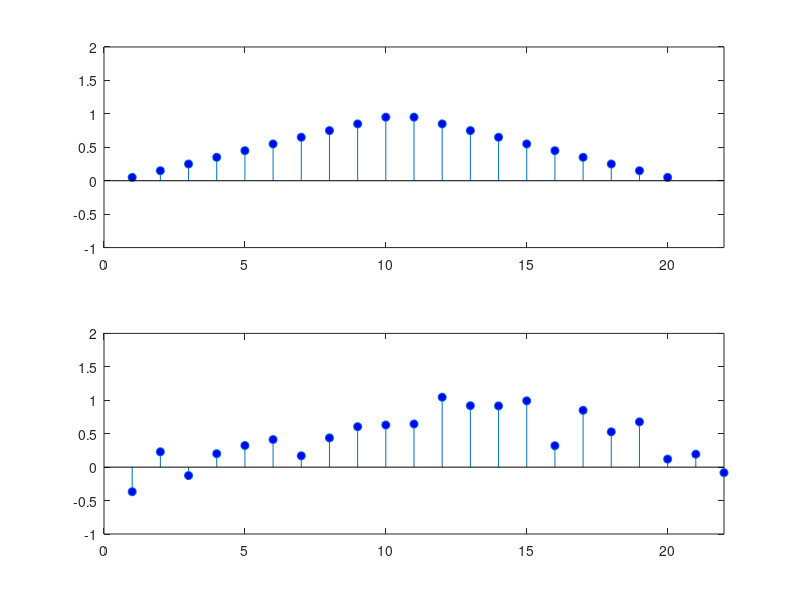
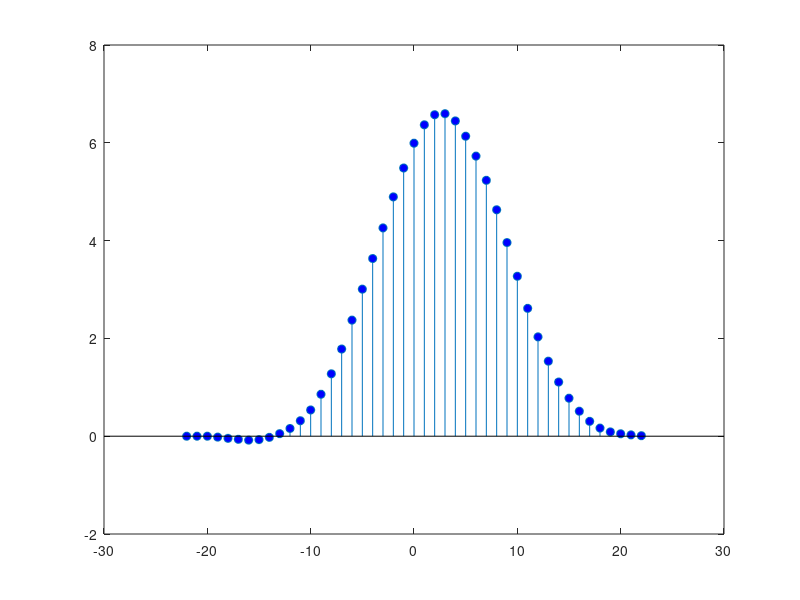

Write the MATLAB code that produced these figures, in order.
rng default;
x = triang(20);
y = [zeros(3,1); x]+0.3*randn(length(x)+3,1);
subplot(211)
stem(x,'markerfacecolor',[0 0 1]); axis([0 22 -1 2]);
subplot(212)
stem(y,'markerfacecolor',[0 0 1]); axis([0 22 -1 2]);

[xc,lags] = xcorr(y,x);
[~,I] = max(abs(xc));
fprintf('Maximum cross correlation sequence value occurs at lag %d\n',lags(I));
figure;
stem(lags,xc,'markerfacecolor',[0 0 1]);